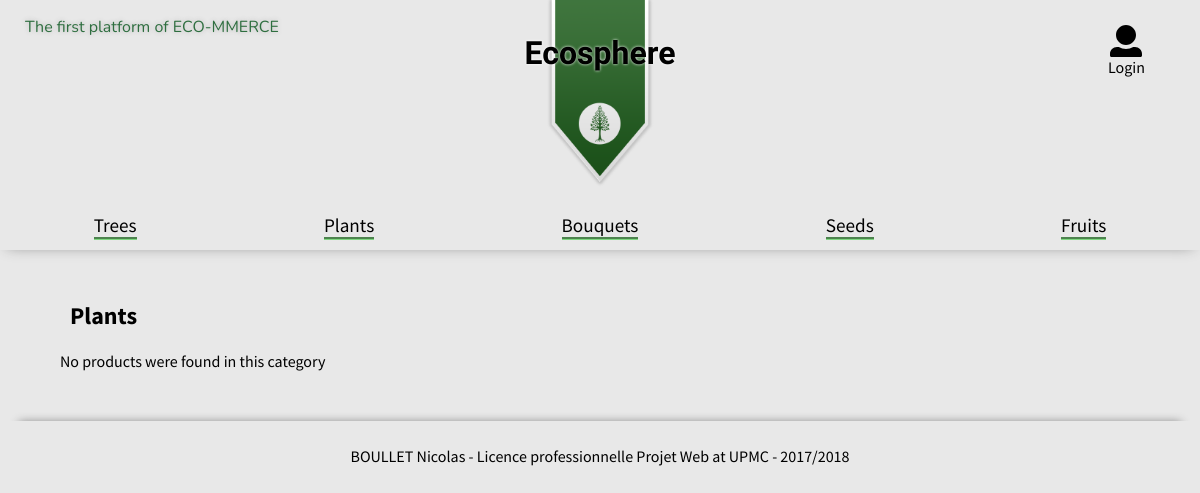
Page /index.php?ctrl=product&action=plants on the earlier database version.
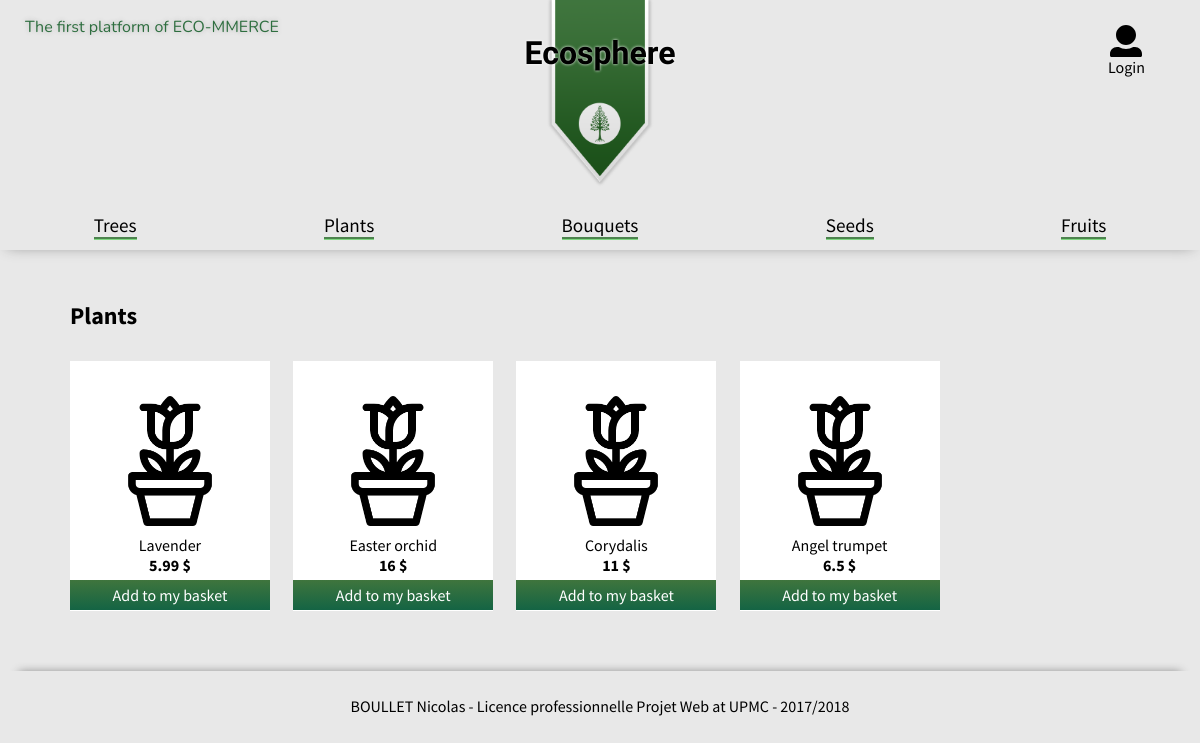
Same page on the later database version.
### tables this page shows
CREATE TABLE IF NOT EXISTS `product` (
  `id` int(11) NOT NULL,
  `type` text NOT NULL,
  `name` text NOT NULL,
  `price` float NOT NULL,
  `imgLink` text NOT NULL
);

### Controller/productController.php (called while the page is built, shortened)
<?php
class productController {
    private $productManager;
    public function __construct($db) {
        require('./model/Product.php');
        require_once('./model/ProductManager.php');
        $this->productManager = new ProductManager($db);
    }
    public function plants() {
        $type = 'plant';
        $title = 'Plants';
        $listProducts = $this->productManager->getProductByType($type);
        require('./View/default.php');
    }
}

### Model/ProductManager.php (called while the page is built, shortened)
<?php
class ProductManager {
    private $db;
    public function __construct($db) {
        $this->db = $db;
    }
    public function getProductByType($type) {
        $req = $this->db->prepare(
            'SELECT *
            FROM product
            WHERE type=:type
            ORDER BY id DESC
        ');
        $req->execute(
            array('type' => $type)
        );
        $result = $req->fetchAll();
        return $result;
    }
}

### View/product.php (the view)
<div id="product-box">
    <h2 class="padding-left-10px"><?php echo $title; ?></h2>
<?php
if(isset($listProducts) && !empty($listProducts)) {
    foreach($listProducts as $item) {
        ?>
        <div class="item">
            <img src="<?php echo $item['imgLink']; ?>" class="logo" alt="logo">
            <div class="text"><?php echo $item['name']; ?></div>
            <div class="price"><?php echo $item['price']; ?> $</div>
            <a href="./index.php?ctrl=basket&action=add&id=<?php echo $item['id']; ?>" class="no-deco"><div class="add-btn">Add to my basket</div></a>
        </div>
        <?php
    }
}
else {
    ?><p>No products were found in this category</p><?php
}
?>
</div>

Differences in the rows shown:
added product: imgLink (picture), name "Lavender", price "5.99"
added product: imgLink (picture), name "Easter orchid", price "16"
added product: imgLink (picture), name "Corydalis", price "11"
added product: imgLink (picture), name "Angel trumpet", price "6.5"
Other differences:
text no longer shown: "No products were found in this category"
